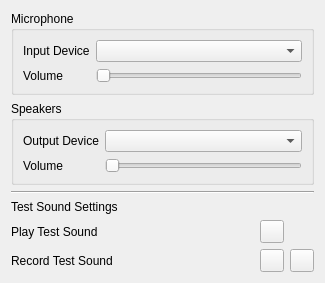
<?xml version="1.0" encoding="UTF-8"?>
<ui version="4.0">
 <class>SoundDeviceDialog</class>
 <widget class="QWidget" name="SoundDeviceDialog">
  <property name="geometry">
   <rect>
    <x>0</x>
    <y>0</y>
    <width>325</width>
    <height>275</height>
   </rect>
  </property>
  <layout class="QGridLayout" name="gridLayout_2">
   <item row="0" column="0">
    <widget class="QGroupBox" name="boxMicrophone">
     <property name="sizePolicy">
      <sizepolicy hsizetype="Preferred" vsizetype="Fixed">
       <horstretch>0</horstretch>
       <verstretch>0</verstretch>
      </sizepolicy>
     </property>
     <property name="title">
      <string>Microphone</string>
     </property>
     <layout class="QFormLayout" name="formLayout">
      <property name="fieldGrowthPolicy">
       <enum>QFormLayout::ExpandingFieldsGrow</enum>
      </property>
      <item row="0" column="0">
       <widget class="QLabel" name="labelInputDevice">
        <property name="text">
         <string>Input Device</string>
        </property>
       </widget>
      </item>
      <item row="0" column="1">
       <widget class="KComboBox" name="kcfg_inputDevice">
        <property name="sizePolicy">
         <sizepolicy hsizetype="Expanding" vsizetype="Fixed">
          <horstretch>0</horstretch>
          <verstretch>0</verstretch>
         </sizepolicy>
        </property>
       </widget>
      </item>
      <item row="2" column="0">
       <widget class="QLabel" name="labelVolume">
        <property name="text">
         <string>Volume</string>
        </property>
       </widget>
      </item>
      <item row="2" column="1">
       <widget class="QSlider" name="kcfg_inputVolume">
        <property name="orientation">
         <enum>Qt::Horizontal</enum>
        </property>
       </widget>
      </item>
     </layout>
    </widget>
   </item>
   <item row="1" column="0">
    <widget class="QGroupBox" name="boxSpeakers">
     <property name="sizePolicy">
      <sizepolicy hsizetype="Preferred" vsizetype="Fixed">
       <horstretch>0</horstretch>
       <verstretch>0</verstretch>
      </sizepolicy>
     </property>
     <property name="title">
      <string>Speakers</string>
     </property>
     <layout class="QFormLayout" name="formLayout_2">
      <property name="fieldGrowthPolicy">
       <enum>QFormLayout::ExpandingFieldsGrow</enum>
      </property>
      <item row="1" column="0">
       <widget class="QLabel" name="labelOutputDevice">
        <property name="text">
         <string>Output Device</string>
        </property>
       </widget>
      </item>
      <item row="1" column="1">
       <widget class="KComboBox" name="kcfg_outputDevice">
        <property name="sizePolicy">
         <sizepolicy hsizetype="Expanding" vsizetype="Fixed">
          <horstretch>0</horstretch>
          <verstretch>0</verstretch>
         </sizepolicy>
        </property>
       </widget>
      </item>
      <item row="3" column="0">
       <widget class="QLabel" name="labelOutputVolume">
        <property name="text">
         <string>Volume</string>
        </property>
       </widget>
      </item>
      <item row="3" column="1">
       <widget class="QSlider" name="kcfg_outputVolume">
        <property name="orientation">
         <enum>Qt::Horizontal</enum>
        </property>
       </widget>
      </item>
     </layout>
    </widget>
   </item>
   <item row="2" column="0">
    <widget class="Line" name="line">
     <property name="orientation">
      <enum>Qt::Horizontal</enum>
     </property>
    </widget>
   </item>
   <item row="4" column="0">
    <layout class="QGridLayout" name="gridLayout">
     <item row="1" column="2">
      <widget class="QToolButton" name="buttonRecordTestSound">
       <property name="toolTip">
        <string>Record test sound.</string>
       </property>
       <property name="text">
        <string/>
       </property>
      </widget>
     </item>
     <item row="0" column="1">
      <widget class="QLabel" name="labelPlayTestSound">
       <property name="text">
        <string>Play Test Sound</string>
       </property>
      </widget>
     </item>
     <item row="0" column="2">
      <widget class="QToolButton" name="buttonPlayTestSound">
       <property name="toolTip">
        <string>Play test sound.</string>
       </property>
       <property name="text">
        <string/>
       </property>
      </widget>
     </item>
     <item row="1" column="1">
      <widget class="QLabel" name="labelRecordTestSound">
       <property name="text">
        <string>Record Test Sound</string>
       </property>
      </widget>
     </item>
     <item row="1" column="3">
      <widget class="QToolButton" name="buttonPlayRecordedTestSound">
       <property name="toolTip">
        <string>Play recorded test sound.</string>
       </property>
       <property name="text">
        <string/>
       </property>
      </widget>
     </item>
    </layout>
   </item>
   <item row="3" column="0">
    <widget class="QLabel" name="labelTestSoundSettings">
     <property name="sizePolicy">
      <sizepolicy hsizetype="Preferred" vsizetype="Fixed">
       <horstretch>0</horstretch>
       <verstretch>0</verstretch>
      </sizepolicy>
     </property>
     <property name="text">
      <string>Test Sound Settings</string>
     </property>
    </widget>
   </item>
  </layout>
 </widget>
 <customwidgets>
  <customwidget>
   <class>KComboBox</class>
   <extends>QComboBox</extends>
   <header>kcombobox.h</header>
  </customwidget>
 </customwidgets>
 <resources/>
 <connections/>
</ui>
